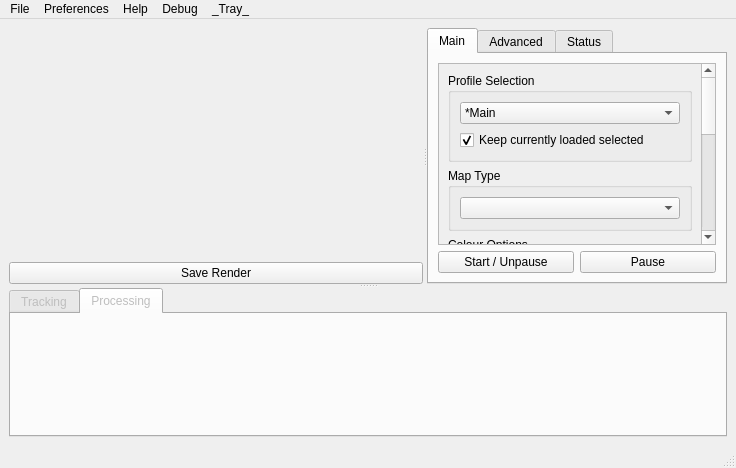
<?xml version="1.0" encoding="UTF-8"?>
<ui version="4.0">
 <class>MainWindow</class>
 <widget class="QMainWindow" name="MainWindow">
  <property name="geometry">
   <rect>
    <x>0</x>
    <y>0</y>
    <width>736</width>
    <height>468</height>
   </rect>
  </property>
  <property name="windowTitle">
   <string>MouseTracks</string>
  </property>
  <widget class="QWidget" name="centralwidget">
   <layout class="QVBoxLayout" name="verticalLayout_6">
    <item>
     <widget class="QSplitter" name="splitter_2">
      <property name="orientation">
       <enum>Qt::Orientation::Vertical</enum>
      </property>
      <widget class="QSplitter" name="splitter">
       <property name="orientation">
        <enum>Qt::Orientation::Horizontal</enum>
       </property>
       <widget class="QWidget" name="widget" native="true">
        <property name="sizePolicy">
         <sizepolicy hsizetype="Preferred" vsizetype="Preferred">
          <horstretch>2</horstretch>
          <verstretch>0</verstretch>
         </sizepolicy>
        </property>
        <layout class="QVBoxLayout" name="verticalLayout_4">
         <item>
          <widget class="ResizableImage" name="thumbnail">
           <property name="sizePolicy">
            <sizepolicy hsizetype="Expanding" vsizetype="Preferred">
             <horstretch>0</horstretch>
             <verstretch>0</verstretch>
            </sizepolicy>
           </property>
           <property name="text">
            <string>&lt;image&gt;</string>
           </property>
          </widget>
         </item>
         <item>
          <widget class="QPushButton" name="save_render">
           <property name="sizePolicy">
            <sizepolicy hsizetype="Expanding" vsizetype="Fixed">
             <horstretch>0</horstretch>
             <verstretch>0</verstretch>
            </sizepolicy>
           </property>
           <property name="text">
            <string>Save Render</string>
           </property>
          </widget>
         </item>
        </layout>
       </widget>
       <widget class="QTabWidget" name="tabWidget">
        <property name="sizePolicy">
         <sizepolicy hsizetype="Preferred" vsizetype="Expanding">
          <horstretch>0</horstretch>
          <verstretch>0</verstretch>
         </sizepolicy>
        </property>
        <property name="minimumSize">
         <size>
          <width>300</width>
          <height>0</height>
         </size>
        </property>
        <property name="currentIndex">
         <number>0</number>
        </property>
        <widget class="QWidget" name="tab">
         <attribute name="title">
          <string>Main</string>
         </attribute>
         <layout class="QVBoxLayout" name="verticalLayout_2">
          <item>
           <widget class="QScrollArea" name="scrollArea">
            <property name="widgetResizable">
             <bool>true</bool>
            </property>
            <widget class="QWidget" name="scrollAreaWidgetContents">
             <property name="geometry">
              <rect>
               <x>0</x>
               <y>0</y>
               <width>257</width>
               <height>492</height>
              </rect>
             </property>
             <layout class="QVBoxLayout" name="verticalLayout_3">
              <item>
               <widget class="QGroupBox" name="groupBox_2">
                <property name="title">
                 <string>Profile Selection</string>
                </property>
                <layout class="QVBoxLayout" name="verticalLayout_9">
                 <item>
                  <widget class="QComboBox" name="current_profile">
                   <property name="sizePolicy">
                    <sizepolicy hsizetype="Expanding" vsizetype="Fixed">
                     <horstretch>0</horstretch>
                     <verstretch>0</verstretch>
                    </sizepolicy>
                   </property>
                   <item>
                    <property name="text">
                     <string>*Main</string>
                    </property>
                   </item>
                   <item>
                    <property name="text">
                     <string>*Path of Exile</string>
                    </property>
                   </item>
                   <item>
                    <property name="text">
                     <string>Overwatch</string>
                    </property>
                   </item>
                  </widget>
                 </item>
                 <item>
                  <widget class="QCheckBox" name="auto_switch_profile">
                   <property name="text">
                    <string>Keep currently loaded selected</string>
                   </property>
                   <property name="checked">
                    <bool>true</bool>
                   </property>
                  </widget>
                 </item>
                </layout>
               </widget>
              </item>
              <item>
               <widget class="QGroupBox" name="groupBox_3">
                <property name="title">
                 <string>Map Type</string>
                </property>
                <layout class="QGridLayout" name="gridLayout_6">
                 <item row="0" column="0">
                  <widget class="QComboBox" name="map_type"/>
                 </item>
                </layout>
               </widget>
              </item>
              <item>
               <widget class="QGroupBox" name="groupBox_4">
                <property name="title">
                 <string>Colour Options</string>
                </property>
                <layout class="QHBoxLayout" name="horizontalLayout_2">
                 <item>
                  <widget class="QComboBox" name="colour_option">
                   <property name="editable">
                    <bool>true</bool>
                   </property>
                   <item>
                    <property name="text">
                     <string>Default</string>
                    </property>
                   </item>
                   <item>
                    <property name="text">
                     <string>Citrus</string>
                    </property>
                   </item>
                   <item>
                    <property name="text">
                     <string>Sunburst</string>
                    </property>
                   </item>
                  </widget>
                 </item>
                </layout>
               </widget>
              </item>
              <item>
               <widget class="QGroupBox" name="groupBox_9">
                <property name="title">
                 <string>Stats</string>
                </property>
                <layout class="QGridLayout" name="gridLayout_3">
                 <item row="9" column="0">
                  <widget class="QLabel" name="label_8">
                   <property name="text">
                    <string>Total Upload:</string>
                   </property>
                   <property name="alignment">
                    <set>Qt::AlignmentFlag::AlignRight|Qt::AlignmentFlag::AlignTrailing|Qt::AlignmentFlag::AlignVCenter</set>
                   </property>
                  </widget>
                 </item>
                 <item row="8" column="1">
                  <widget class="QLabel" name="stat_download_total">
                   <property name="text">
                    <string>1.32 TB</string>
                   </property>
                  </widget>
                 </item>
                 <item row="0" column="1">
                  <widget class="QLabel" name="stat_clicks">
                   <property name="text">
                    <string>526462</string>
                   </property>
                  </widget>
                 </item>
                 <item row="0" column="0">
                  <widget class="QLabel" name="label_21">
                   <property name="text">
                    <string>Mouse Clicks:</string>
                   </property>
                   <property name="alignment">
                    <set>Qt::AlignmentFlag::AlignRight|Qt::AlignmentFlag::AlignTrailing|Qt::AlignmentFlag::AlignVCenter</set>
                   </property>
                  </widget>
                 </item>
                 <item row="6" column="0">
                  <widget class="QLabel" name="label_22">
                   <property name="text">
                    <string>Active Time:</string>
                   </property>
                   <property name="alignment">
                    <set>Qt::AlignmentFlag::AlignRight|Qt::AlignmentFlag::AlignTrailing|Qt::AlignmentFlag::AlignVCenter</set>
                   </property>
                  </widget>
                 </item>
                 <item row="7" column="0">
                  <widget class="QLabel" name="label_23">
                   <property name="text">
                    <string>Inactive Time:</string>
                   </property>
                   <property name="alignment">
                    <set>Qt::AlignmentFlag::AlignRight|Qt::AlignmentFlag::AlignTrailing|Qt::AlignmentFlag::AlignVCenter</set>
                   </property>
                  </widget>
                 </item>
                 <item row="4" column="0">
                  <widget class="QLabel" name="label_19">
                   <property name="text">
                    <string>Cursor Distance:</string>
                   </property>
                   <property name="alignment">
                    <set>Qt::AlignmentFlag::AlignRight|Qt::AlignmentFlag::AlignTrailing|Qt::AlignmentFlag::AlignVCenter</set>
                   </property>
                  </widget>
                 </item>
                 <item row="3" column="0">
                  <widget class="QLabel" name="label">
                   <property name="text">
                    <string>Gamepad Buttons Pressed:</string>
                   </property>
                   <property name="alignment">
                    <set>Qt::AlignmentFlag::AlignRight|Qt::AlignmentFlag::AlignTrailing|Qt::AlignmentFlag::AlignVCenter</set>
                   </property>
                  </widget>
                 </item>
                 <item row="6" column="1">
                  <widget class="QLabel" name="stat_active">
                   <property name="text">
                    <string>45.0 hours</string>
                   </property>
                  </widget>
                 </item>
                 <item row="2" column="1">
                  <widget class="QLabel" name="stat_keys">
                   <property name="text">
                    <string>42544</string>
                   </property>
                  </widget>
                 </item>
                 <item row="2" column="0">
                  <widget class="QLabel" name="label_20">
                   <property name="text">
                    <string>Keys Pressed:</string>
                   </property>
                   <property name="alignment">
                    <set>Qt::AlignmentFlag::AlignRight|Qt::AlignmentFlag::AlignTrailing|Qt::AlignmentFlag::AlignVCenter</set>
                   </property>
                  </widget>
                 </item>
                 <item row="1" column="0">
                  <widget class="QLabel" name="label_9">
                   <property name="text">
                    <string>Mouse Scrolls:</string>
                   </property>
                   <property name="alignment">
                    <set>Qt::AlignmentFlag::AlignRight|Qt::AlignmentFlag::AlignTrailing|Qt::AlignmentFlag::AlignVCenter</set>
                   </property>
                  </widget>
                 </item>
                 <item row="3" column="1">
                  <widget class="QLabel" name="stat_buttons">
                   <property name="text">
                    <string>264</string>
                   </property>
                  </widget>
                 </item>
                 <item row="7" column="1">
                  <widget class="QLabel" name="stat_inactive">
                   <property name="text">
                    <string>5.30 hours</string>
                   </property>
                  </widget>
                 </item>
                 <item row="8" column="0">
                  <widget class="QLabel" name="label_4">
                   <property name="text">
                    <string>Total Download:</string>
                   </property>
                   <property name="alignment">
                    <set>Qt::AlignmentFlag::AlignRight|Qt::AlignmentFlag::AlignTrailing|Qt::AlignmentFlag::AlignVCenter</set>
                   </property>
                  </widget>
                 </item>
                 <item row="1" column="1">
                  <widget class="QLabel" name="stat_scroll">
                   <property name="text">
                    <string>316177</string>
                   </property>
                  </widget>
                 </item>
                 <item row="4" column="1">
                  <widget class="QLabel" name="stat_distance">
                   <property name="text">
                    <string>32.54km</string>
                   </property>
                  </widget>
                 </item>
                 <item row="9" column="1">
                  <widget class="QLabel" name="stat_upload_total">
                   <property name="text">
                    <string>643.16 MB</string>
                   </property>
                  </widget>
                 </item>
                 <item row="5" column="0">
                  <widget class="QLabel" name="label_11">
                   <property name="text">
                    <string>Elapsed Time:</string>
                   </property>
                   <property name="alignment">
                    <set>Qt::AlignmentFlag::AlignRight|Qt::AlignmentFlag::AlignTrailing|Qt::AlignmentFlag::AlignVCenter</set>
                   </property>
                  </widget>
                 </item>
                 <item row="5" column="1">
                  <widget class="QLabel" name="stat_elapsed">
                   <property name="text">
                    <string>50.30 hours</string>
                   </property>
                  </widget>
                 </item>
                </layout>
               </widget>
              </item>
              <item>
               <spacer name="verticalSpacer">
                <property name="orientation">
                 <enum>Qt::Orientation::Vertical</enum>
                </property>
                <property name="sizeHint" stdset="0">
                 <size>
                  <width>20</width>
                  <height>40</height>
                 </size>
                </property>
               </spacer>
              </item>
             </layout>
            </widget>
           </widget>
          </item>
          <item>
           <layout class="QHBoxLayout" name="horizontalLayout_5">
            <item>
             <widget class="QPushButton" name="tracking_start">
              <property name="text">
               <string>Start / Unpause</string>
              </property>
             </widget>
            </item>
            <item>
             <widget class="QPushButton" name="tracking_pause">
              <property name="text">
               <string>Pause</string>
              </property>
             </widget>
            </item>
           </layout>
          </item>
         </layout>
        </widget>
        <widget class="QWidget" name="tab_3">
         <attribute name="title">
          <string>Advanced</string>
         </attribute>
         <layout class="QVBoxLayout" name="verticalLayout_8">
          <item>
           <widget class="QScrollArea" name="scrollArea_4">
            <property name="widgetResizable">
             <bool>true</bool>
            </property>
            <widget class="QWidget" name="scrollAreaWidgetContents_4">
             <property name="geometry">
              <rect>
               <x>0</x>
               <y>0</y>
               <width>261</width>
               <height>235</height>
              </rect>
             </property>
             <layout class="QVBoxLayout" name="verticalLayout_7">
              <item>
               <widget class="QGroupBox" name="custom_resolution">
                <property name="enabled">
                 <bool>false</bool>
                </property>
                <property name="title">
                 <string>Custom Render Resolution</string>
                </property>
                <property name="checkable">
                 <bool>true</bool>
                </property>
                <property name="checked">
                 <bool>false</bool>
                </property>
                <layout class="QHBoxLayout" name="horizontalLayout_4">
                 <item>
                  <widget class="QSpinBox" name="custom_width">
                   <property name="suffix">
                    <string notr="true">px</string>
                   </property>
                   <property name="minimum">
                    <number>1</number>
                   </property>
                   <property name="maximum">
                    <number>999999</number>
                   </property>
                   <property name="singleStep">
                    <number>16</number>
                   </property>
                   <property name="value">
                    <number>1920</number>
                   </property>
                  </widget>
                 </item>
                 <item>
                  <widget class="QSpinBox" name="custom_height">
                   <property name="suffix">
                    <string notr="true">px</string>
                   </property>
                   <property name="minimum">
                    <number>1</number>
                   </property>
                   <property name="maximum">
                    <number>999999</number>
                   </property>
                   <property name="singleStep">
                    <number>9</number>
                   </property>
                   <property name="value">
                    <number>1080</number>
                   </property>
                  </widget>
                 </item>
                </layout>
               </widget>
              </item>
              <item>
               <widget class="QGroupBox" name="groupBox_5">
                <property name="title">
                 <string>Render Sampling</string>
                </property>
                <layout class="QHBoxLayout" name="horizontalLayout_3">
                 <item>
                  <widget class="QSlider" name="render_samples">
                   <property name="minimum">
                    <number>1</number>
                   </property>
                   <property name="maximum">
                    <number>8</number>
                   </property>
                   <property name="pageStep">
                    <number>1</number>
                   </property>
                   <property name="sliderPosition">
                    <number>4</number>
                   </property>
                   <property name="orientation">
                    <enum>Qt::Orientation::Horizontal</enum>
                   </property>
                  </widget>
                 </item>
                 <item>
                  <widget class="QLabel" name="label_2">
                   <property name="text">
                    <string>4</string>
                   </property>
                  </widget>
                 </item>
                </layout>
               </widget>
              </item>
              <item>
               <widget class="QGroupBox" name="record_history">
                <property name="enabled">
                 <bool>false</bool>
                </property>
                <property name="title">
                 <string>History</string>
                </property>
                <property name="checkable">
                 <bool>true</bool>
                </property>
                <property name="checked">
                 <bool>false</bool>
                </property>
                <layout class="QVBoxLayout" name="verticalLayout_12">
                 <item>
                  <layout class="QHBoxLayout" name="horizontalLayout">
                   <item>
                    <widget class="QLabel" name="label_7">
                     <property name="text">
                      <string>Number of hours to keep available</string>
                     </property>
                    </widget>
                   </item>
                   <item>
                    <widget class="QSpinBox" name="history_length">
                     <property name="value">
                      <number>2</number>
                     </property>
                    </widget>
                   </item>
                  </layout>
                 </item>
                 <item>
                  <widget class="QScrollBar" name="history_current">
                   <property name="maximum">
                    <number>3600</number>
                   </property>
                   <property name="value">
                    <number>3600</number>
                   </property>
                   <property name="orientation">
                    <enum>Qt::Orientation::Horizontal</enum>
                   </property>
                  </widget>
                 </item>
                </layout>
               </widget>
              </item>
              <item>
               <spacer name="verticalSpacer_3">
                <property name="orientation">
                 <enum>Qt::Orientation::Vertical</enum>
                </property>
                <property name="sizeHint" stdset="0">
                 <size>
                  <width>20</width>
                  <height>226</height>
                 </size>
                </property>
               </spacer>
              </item>
             </layout>
            </widget>
           </widget>
          </item>
         </layout>
        </widget>
        <widget class="QWidget" name="tab_4">
         <attribute name="title">
          <string>Status</string>
         </attribute>
         <layout class="QVBoxLayout" name="verticalLayout_10">
          <item>
           <widget class="QScrollArea" name="scrollArea_3">
            <property name="widgetResizable">
             <bool>true</bool>
            </property>
            <widget class="QWidget" name="scrollAreaWidgetContents_3">
             <property name="geometry">
              <rect>
               <x>0</x>
               <y>-84</y>
               <width>257</width>
               <height>494</height>
              </rect>
             </property>
             <layout class="QVBoxLayout" name="verticalLayout">
              <item>
               <widget class="QGroupBox" name="groupBox_11">
                <property name="enabled">
                 <bool>false</bool>
                </property>
                <property name="title">
                 <string>Current Application</string>
                </property>
                <layout class="QGridLayout" name="gridLayout_5">
                 <item row="2" column="0">
                  <widget class="QLabel" name="label_6">
                   <property name="text">
                    <string>Tracked</string>
                   </property>
                  </widget>
                 </item>
                 <item row="1" column="0">
                  <widget class="QLabel" name="label_10">
                   <property name="text">
                    <string>Window Name</string>
                   </property>
                  </widget>
                 </item>
                 <item row="0" column="0">
                  <widget class="QLabel" name="label_5">
                   <property name="text">
                    <string>Executable</string>
                   </property>
                  </widget>
                 </item>
                 <item row="0" column="1">
                  <widget class="QLabel" name="stat_app_exe">
                   <property name="text">
                    <string>designer.exe</string>
                   </property>
                  </widget>
                 </item>
                 <item row="1" column="1">
                  <widget class="QLabel" name="stat_app_window_name">
                   <property name="text">
                    <string>Qt Widgets Designer</string>
                   </property>
                  </widget>
                 </item>
                 <item row="2" column="1">
                  <widget class="QLabel" name="stat_app_tracked">
                   <property name="text">
                    <string>No</string>
                   </property>
                  </widget>
                 </item>
                </layout>
               </widget>
              </item>
              <item>
               <widget class="QGroupBox" name="groupBox_10">
                <property name="title">
                 <string>Time Since</string>
                </property>
                <layout class="QGridLayout" name="gridLayout_4">
                 <item row="0" column="0">
                  <widget class="QPushButton" name="save">
                   <property name="text">
                    <string>Save</string>
                   </property>
                  </widget>
                 </item>
                 <item row="2" column="0">
                  <widget class="QPushButton" name="pushButton">
                   <property name="enabled">
                    <bool>false</bool>
                   </property>
                   <property name="text">
                    <string>AppList.txt Reload</string>
                   </property>
                  </widget>
                 </item>
                 <item row="1" column="0">
                  <widget class="QPushButton" name="thumbnail_refresh">
                   <property name="enabled">
                    <bool>false</bool>
                   </property>
                   <property name="text">
                    <string>Thumbnail Update</string>
                   </property>
                  </widget>
                 </item>
                 <item row="1" column="1">
                  <widget class="QLabel" name="time_since_thumbnail">
                   <property name="enabled">
                    <bool>false</bool>
                   </property>
                   <property name="text">
                    <string>5.4 s</string>
                   </property>
                  </widget>
                 </item>
                 <item row="2" column="1">
                  <widget class="QLabel" name="label_3">
                   <property name="enabled">
                    <bool>false</bool>
                   </property>
                   <property name="text">
                    <string>4m12s</string>
                   </property>
                  </widget>
                 </item>
                 <item row="0" column="1">
                  <widget class="QLabel" name="time_since_save">
                   <property name="text">
                    <string>23.5 s</string>
                   </property>
                  </widget>
                 </item>
                </layout>
               </widget>
              </item>
              <item>
               <widget class="QGroupBox" name="groupBox_13">
                <property name="enabled">
                 <bool>false</bool>
                </property>
                <property name="title">
                 <string>Components</string>
                </property>
                <layout class="QGridLayout" name="gridLayout_8">
                 <item row="0" column="1">
                  <widget class="QLabel" name="stat_tracking_state">
                   <property name="text">
                    <string>Running</string>
                   </property>
                  </widget>
                 </item>
                 <item row="0" column="0">
                  <widget class="QLabel" name="label_34">
                   <property name="text">
                    <string>Tracking</string>
                   </property>
                  </widget>
                 </item>
                 <item row="2" column="0">
                  <widget class="QLabel" name="label_36">
                   <property name="text">
                    <string>Hub</string>
                   </property>
                  </widget>
                 </item>
                 <item row="1" column="0">
                  <widget class="QLabel" name="label_39">
                   <property name="text">
                    <string>Processing</string>
                   </property>
                  </widget>
                 </item>
                 <item row="3" column="1">
                  <widget class="QLabel" name="stat_app_state">
                   <property name="text">
                    <string>Running</string>
                   </property>
                  </widget>
                 </item>
                 <item row="2" column="1">
                  <widget class="QLabel" name="stat_hub_state">
                   <property name="text">
                    <string>Running</string>
                   </property>
                  </widget>
                 </item>
                 <item row="1" column="1">
                  <widget class="QLabel" name="stat_processing_state">
                   <property name="text">
                    <string>Running</string>
                   </property>
                  </widget>
                 </item>
                 <item row="3" column="0">
                  <widget class="QLabel" name="label_40">
                   <property name="text">
                    <string>Application Detection</string>
                   </property>
                  </widget>
                 </item>
                </layout>
               </widget>
              </item>
              <item>
               <widget class="QGroupBox" name="groupBox_14">
                <property name="enabled">
                 <bool>false</bool>
                </property>
                <property name="title">
                 <string>Queue Size</string>
                </property>
                <layout class="QGridLayout" name="gridLayout_9">
                 <item row="0" column="1">
                  <widget class="QLabel" name="stat_tracking_queue">
                   <property name="text">
                    <string>0</string>
                   </property>
                  </widget>
                 </item>
                 <item row="1" column="0">
                  <widget class="QLabel" name="label_45">
                   <property name="text">
                    <string>Processing</string>
                   </property>
                  </widget>
                 </item>
                 <item row="3" column="0">
                  <widget class="QLabel" name="label_49">
                   <property name="text">
                    <string>Application Detection</string>
                   </property>
                  </widget>
                 </item>
                 <item row="0" column="0">
                  <widget class="QLabel" name="label_43">
                   <property name="text">
                    <string>Tracking</string>
                   </property>
                  </widget>
                 </item>
                 <item row="1" column="1">
                  <widget class="QLabel" name="stat_processing_queue">
                   <property name="text">
                    <string>12</string>
                   </property>
                  </widget>
                 </item>
                 <item row="2" column="0">
                  <widget class="QLabel" name="label_44">
                   <property name="text">
                    <string>Hub</string>
                   </property>
                  </widget>
                 </item>
                 <item row="2" column="1">
                  <widget class="QLabel" name="stat_hub_queue">
                   <property name="text">
                    <string>0</string>
                   </property>
                  </widget>
                 </item>
                 <item row="3" column="1">
                  <widget class="QLabel" name="stat_app_queue">
                   <property name="text">
                    <string>0</string>
                   </property>
                  </widget>
                 </item>
                </layout>
               </widget>
              </item>
              <item>
               <spacer name="verticalSpacer_2">
                <property name="orientation">
                 <enum>Qt::Orientation::Vertical</enum>
                </property>
                <property name="sizeHint" stdset="0">
                 <size>
                  <width>20</width>
                  <height>40</height>
                 </size>
                </property>
               </spacer>
              </item>
             </layout>
            </widget>
           </widget>
          </item>
         </layout>
        </widget>
       </widget>
      </widget>
      <widget class="QTabWidget" name="output_logs">
       <property name="enabled">
        <bool>false</bool>
       </property>
       <property name="currentIndex">
        <number>1</number>
       </property>
       <widget class="QWidget" name="tab_6">
        <attribute name="title">
         <string>Tracking</string>
        </attribute>
        <layout class="QVBoxLayout" name="verticalLayout_5">
         <item>
          <widget class="QListWidget" name="listWidget_3">
           <property name="minimumSize">
            <size>
             <width>0</width>
             <height>0</height>
            </size>
           </property>
           <item>
            <property name="text">
             <string>[11:05:38] Left mouse button being held at (1480, 730).</string>
            </property>
           </item>
           <item>
            <property name="text">
             <string>[11:05:38] Left mouse button being held at (1454, 658).</string>
            </property>
           </item>
           <item>
            <property name="text">
             <string>[11:05:38] Left mouse button being held at (1447, 639).</string>
            </property>
           </item>
           <item>
            <property name="text">
             <string>[11:05:38] Left mouse button being held at (1447, 639).</string>
            </property>
           </item>
           <item>
            <property name="text">
             <string>[11:05:40] Left mouse button clicked at (1448, 835).</string>
            </property>
           </item>
           <item>
            <property name="text">
             <string>[11:05:40] Left mouse button being held at (1427, 740).</string>
            </property>
           </item>
           <item>
            <property name="text">
             <string>[11:05:40] Left mouse button being held at (1424, 660).</string>
            </property>
           </item>
           <item>
            <property name="text">
             <string>[11:05:40] Left mouse button being held at (1425, 643).</string>
            </property>
           </item>
           <item>
            <property name="text">
             <string>[11:05:41] Left mouse button being held at (1425, 643).</string>
            </property>
           </item>
           <item>
            <property name="text">
             <string>[11:05:41] Finished loading data. | 170 commands queued for processing.</string>
            </property>
           </item>
           <item>
            <property name="text">
             <string>[11:05:43] Left mouse button clicked at (1109, 705).</string>
            </property>
           </item>
           <item>
            <property name="text">
             <string>[11:05:44] Application gained focus: Qt Designer | Application resolution is 2576x1416.</string>
            </property>
           </item>
           <item>
            <property name="text">
             <string>[11:05:44] Switching profile to Qt Designer. | Preparing data to save...</string>
            </property>
           </item>
           <item>
            <property name="text">
             <string>[11:05:44] Left mouse button clicked at (1493, 996).</string>
            </property>
           </item>
           <item>
            <property name="text">
             <string>[11:05:45] Left mouse button clicked at (1506, 1024).</string>
            </property>
           </item>
           <item>
            <property name="text">
             <string>[11:05:51] Left mouse button clicked at (781, 412).</string>
            </property>
           </item>
           <item>
            <property name="text">
             <string>[11:05:55] Left mouse button clicked at (2128, 162).</string>
            </property>
           </item>
           <item>
            <property name="text">
             <string>[11:05:56] 348 commands queued for processing.</string>
            </property>
           </item>
           <item>
            <property name="text">
             <string>[11:06:02] Left mouse button clicked at (89, 535).</string>
            </property>
           </item>
          </widget>
         </item>
        </layout>
       </widget>
       <widget class="QWidget" name="tab_7">
        <attribute name="title">
         <string>Processing</string>
        </attribute>
       </widget>
      </widget>
     </widget>
    </item>
   </layout>
  </widget>
  <widget class="QMenuBar" name="menubar">
   <property name="geometry">
    <rect>
     <x>0</x>
     <y>0</y>
     <width>736</width>
     <height>22</height>
    </rect>
   </property>
   <widget class="QMenu" name="menuFile">
    <property name="title">
     <string>File</string>
    </property>
    <addaction name="file_tracking_start"/>
    <addaction name="file_tracking_pause"/>
    <addaction name="separator"/>
    <addaction name="file_save"/>
    <addaction name="actionImport"/>
    <addaction name="actionExport"/>
    <addaction name="separator"/>
    <addaction name="actionRestart"/>
    <addaction name="menu_exit"/>
   </widget>
   <widget class="QMenu" name="menuHelp">
    <property name="title">
     <string>Help</string>
    </property>
    <addaction name="actionDocumentation"/>
    <addaction name="actionAbout"/>
    <addaction name="separator"/>
    <addaction name="actionWebsite"/>
    <addaction name="actionReddit"/>
    <addaction name="actionFacebook"/>
   </widget>
   <widget class="QMenu" name="menuPreferences">
    <property name="title">
     <string>Preferences</string>
    </property>
    <addaction name="menu_allow_minimise"/>
    <addaction name="actionShow_Log"/>
   </widget>
   <widget class="QMenu" name="menu_debug">
    <property name="title">
     <string>Debug</string>
    </property>
    <widget class="QMenu" name="menu_debug_tracking">
     <property name="title">
      <string>Set Tracking State</string>
     </property>
     <addaction name="debug_tracking_start"/>
     <addaction name="debug_tracking_pause"/>
     <addaction name="debug_tracking_stop"/>
    </widget>
    <widget class="QMenu" name="menu_debug_exception">
     <property name="title">
      <string>Raise Exception</string>
     </property>
     <addaction name="debug_raise_tracking"/>
     <addaction name="debug_raise_processing"/>
     <addaction name="debug_raise_hub"/>
     <addaction name="debug_raise_gui"/>
     <addaction name="debug_raise_app"/>
    </widget>
    <addaction name="menu_debug_tracking"/>
    <addaction name="menu_debug_exception"/>
   </widget>
   <widget class="QMenu" name="tray_context_menu">
    <property name="title">
     <string>_Tray_</string>
    </property>
    <addaction name="tray_show"/>
    <addaction name="tray_hide"/>
    <addaction name="separator"/>
    <addaction name="tray_exit"/>
   </widget>
   <addaction name="menuFile"/>
   <addaction name="menuPreferences"/>
   <addaction name="menuHelp"/>
   <addaction name="menu_debug"/>
   <addaction name="tray_context_menu"/>
  </widget>
  <widget class="QStatusBar" name="statusbar"/>
  <action name="actionShow_Log">
   <property name="checkable">
    <bool>true</bool>
   </property>
   <property name="checked">
    <bool>true</bool>
   </property>
   <property name="enabled">
    <bool>false</bool>
   </property>
   <property name="text">
    <string>Display Output Log</string>
   </property>
  </action>
  <action name="file_save">
   <property name="text">
    <string>Save</string>
   </property>
   <property name="shortcut">
    <string>Ctrl+S</string>
   </property>
  </action>
  <action name="actionExport">
   <property name="enabled">
    <bool>false</bool>
   </property>
   <property name="text">
    <string>Export</string>
   </property>
  </action>
  <action name="actionImport">
   <property name="enabled">
    <bool>false</bool>
   </property>
   <property name="text">
    <string>Import</string>
   </property>
  </action>
  <action name="actionAbout">
   <property name="enabled">
    <bool>false</bool>
   </property>
   <property name="text">
    <string>About</string>
   </property>
  </action>
  <action name="actionDocumentation">
   <property name="enabled">
    <bool>false</bool>
   </property>
   <property name="text">
    <string>Documentation</string>
   </property>
  </action>
  <action name="menu_exit">
   <property name="text">
    <string>Exit</string>
   </property>
  </action>
  <action name="menu_allow_minimise">
   <property name="checkable">
    <bool>true</bool>
   </property>
   <property name="checked">
    <bool>true</bool>
   </property>
   <property name="text">
    <string>Minimise to Tray</string>
   </property>
  </action>
  <action name="file_tracking_start">
   <property name="text">
    <string>Start</string>
   </property>
  </action>
  <action name="file_tracking_pause">
   <property name="text">
    <string>Pause</string>
   </property>
  </action>
  <action name="debug_tracking_start">
   <property name="text">
    <string>Start</string>
   </property>
  </action>
  <action name="debug_tracking_pause">
   <property name="text">
    <string>Pause</string>
   </property>
  </action>
  <action name="debug_tracking_stop">
   <property name="text">
    <string>Stop</string>
   </property>
  </action>
  <action name="debug_raise_tracking">
   <property name="text">
    <string>Tracking</string>
   </property>
  </action>
  <action name="debug_raise_processing">
   <property name="text">
    <string>Processing</string>
   </property>
  </action>
  <action name="debug_raise_hub">
   <property name="text">
    <string>Hub</string>
   </property>
  </action>
  <action name="debug_raise_gui">
   <property name="text">
    <string>GUI</string>
   </property>
  </action>
  <action name="debug_raise_app">
   <property name="text">
    <string>App Detection</string>
   </property>
  </action>
  <action name="actionRestart">
   <property name="enabled">
    <bool>false</bool>
   </property>
   <property name="text">
    <string>Restart</string>
   </property>
  </action>
  <action name="actionSave_Image">
   <property name="text">
    <string>Save Image</string>
   </property>
  </action>
  <action name="actionVisit_Website">
   <property name="text">
    <string>Visit Website</string>
   </property>
  </action>
  <action name="actionVisit_Reddit">
   <property name="text">
    <string>Reddit</string>
   </property>
  </action>
  <action name="actionVisit_Facebook">
   <property name="text">
    <string>Facebook</string>
   </property>
  </action>
  <action name="actionWebsite">
   <property name="enabled">
    <bool>false</bool>
   </property>
   <property name="text">
    <string>Website</string>
   </property>
  </action>
  <action name="actionReddit">
   <property name="enabled">
    <bool>false</bool>
   </property>
   <property name="text">
    <string>Reddit</string>
   </property>
  </action>
  <action name="actionFacebook">
   <property name="enabled">
    <bool>false</bool>
   </property>
   <property name="text">
    <string>Facebook</string>
   </property>
  </action>
  <action name="tray_exit">
   <property name="text">
    <string>Exit</string>
   </property>
  </action>
  <action name="tray_show">
   <property name="text">
    <string>Open</string>
   </property>
  </action>
  <action name="tray_hide">
   <property name="text">
    <string>Minimise to Tray</string>
   </property>
  </action>
 </widget>
 <customwidgets>
  <customwidget>
   <class>ResizableImage</class>
   <extends>QLabel</extends>
   <header>mousetracks2.ui.widgets</header>
  </customwidget>
 </customwidgets>
 <resources/>
 <connections>
  <connection>
   <sender>render_samples</sender>
   <signal>valueChanged(int)</signal>
   <receiver>label_2</receiver>
   <slot>setNum(int)</slot>
   <hints>
    <hint type="sourcelabel">
     <x>942</x>
     <y>186</y>
    </hint>
    <hint type="destinationlabel">
     <x>954</x>
     <y>186</y>
    </hint>
   </hints>
  </connection>
  <connection>
   <sender>save</sender>
   <signal>clicked()</signal>
   <receiver>file_save</receiver>
   <slot>trigger()</slot>
   <hints>
    <hint type="sourcelabel">
     <x>511</x>
     <y>130</y>
    </hint>
    <hint type="destinationlabel">
     <x>-1</x>
     <y>-1</y>
    </hint>
   </hints>
  </connection>
 </connections>
</ui>
